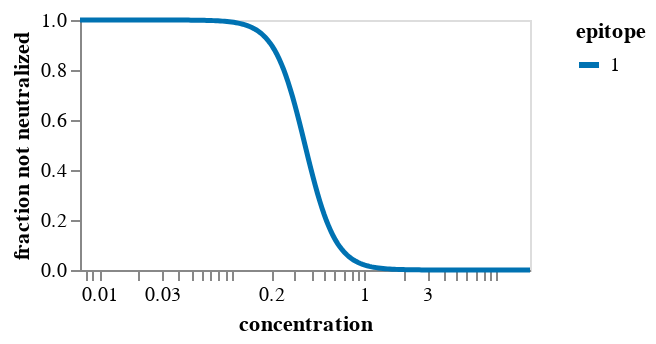

The notebook cell this image was saved under:
### Markdown cell above
## Fit `polyclonal` model
Fit the model.
If there is more than one epitope, we fit models with fewer epitopes too:

### Code cell
# first build up arguments used to specify fitting
n_epitopes = params["polyclonal_params"]["n_epitopes"]
spatial_distances = params["polyclonal_params"]["spatial_distances"]
fit_kwargs = params["polyclonal_params"]["fit_kwargs"]
escape_plot_kwargs = params["escape_plot_kwargs"]
plot_hide_stats = params["plot_hide_stats"]

site_numbering_map = pd.read_csv(site_numbering_map_csv).sort_values("sequential_site")

escape_plot_kwargs["df_to_merge"] = [
    site_numbering_map.rename(columns={"reference_site": "site"})[
        ["site", "sequential_site", "region"]
    ]
]

if "addtl_slider_stats" not in escape_plot_kwargs:
    escape_plot_kwargs["addtl_slider_stats"] = {}
if "addtl_slider_stats_hide_not_filter" not in escape_plot_kwargs:
    escape_plot_kwargs["addtl_slider_stats_hide_not_filter"] = []

for stat, stat_d in plot_hide_stats.items():
    escape_plot_kwargs["addtl_slider_stats"][stat] = stat_d["init"]
    escape_plot_kwargs["addtl_slider_stats_hide_not_filter"].append(stat)
    escape_plot_kwargs["df_to_merge"].append(
        pd.read_csv(stat_d["csv"]).rename(columns={stat_d["csv_col"]: stat})[
            ["site", "mutant", stat]
        ]
    )

if spatial_distances is not None:
    print(f"Reading spatial distances from {spatial_distances}")
    spatial_distances = pd.read_csv(spatial_distances)
    print(f"Read spatial distances for {len(spatial_distances)} residue pairs")

# now fit the models
for n in range(1, n_epitopes + 1):
    print(f"\n\nFitting a model for {n} epitopes")

    model = polyclonal.Polyclonal(
        n_epitopes=n,
        data_to_fit=(
            prob_escape.query("retain").query("use_in_fit")[
                ["aa_substitutions", "concentration", "prob_escape"]
            ]
        ),
        alphabet=polyclonal.AAS_WITHSTOP_WITHGAP,
        spatial_distances=spatial_distances,
        sites=site_numbering_map["reference_site"],
    )

    opt_res = model.fit(**fit_kwargs)

    print("Here is the neutralization curve:")
    display(model.curves_plot())
    print("Here is the mutation-escape plot:")
    display(model.mut_escape_plot(**escape_plot_kwargs))

print(f"\n\nWriting the {n} epitope model to {pickle_file}")
with open(pickle_file, "wb") as f:
    pickle.dump(model, f)

### Figure 1 — Vega-Lite specification as saved in the notebook (floating-point values rounded to 4 significant figures; data arrays with more than 128 entries replaced by an {"elided": "..."} marker saying what was removed)
{"config": {"view": {"continuousWidth": 300, "continuousHeight": 300}, "axis": {"grid": false, "labelOverlap": true}, "legend": {"symbolStrokeWidth": 3}}, "data": {"name": "data-f3a8f75894b1757a63016bd60c723ed7"}, "mark": {"type": "line"}, "encoding": {"color": {"field": "epitope", "scale": {"domain": ["1"], "range": ["#0072B2"]}, "sort": ["1"], "type": "nominal"}, "detail": {}, "opacity": {"field": "is_weighted_replicate", "legend": null, "scale": {"domain": [0, 1], "nice": false, "range": [0.5, 1]}, "type": "quantitative"}, "strokeWidth": {"field": "is_weighted_replicate", "legend": null, "scale": {"domain": [0, 1], "nice": false, "range": [1, 2.5]}, "type": "quantitative"}, "tooltip": [{"field": "epitope", "type": "nominal"}, {"field": "activity", "format": ".3g", "type": "quantitative"}, {"field": "hill_coefficient", "format": ".3g", "type": "quantitative"}, {"field": "non_neutralized_frac", "format": ".3g", "type": "quantitative"}, {"field": "c", "format": ".3g", "title": "concentration", "type": "quantitative"}, {"field": "u", "format": ".3g", "title": "fraction not neutralized", "type": "quantitative"}], "x": {"field": "c", "scale": {"nice": false, "type": "log"}, "title": "concentration", "type": "quantitative"}, "y": {"field": "u", "title": "fraction not neutralized", "type": "quantitative"}}, "height": 125, "params": [{"name": "param_1", "select": {"type": "point", "fields": ["epitope"]}, "bind": "legend"}], "transform": [{"filter": {"param": "param_1"}}], "width": 225, "$schema": "https://vega.github.io/schema/vega-lite/v5.8.0.json", "datasets": {"data-f3a8f75894b1757a63016bd60c723ed7": {"elided": "200 records"}}}
